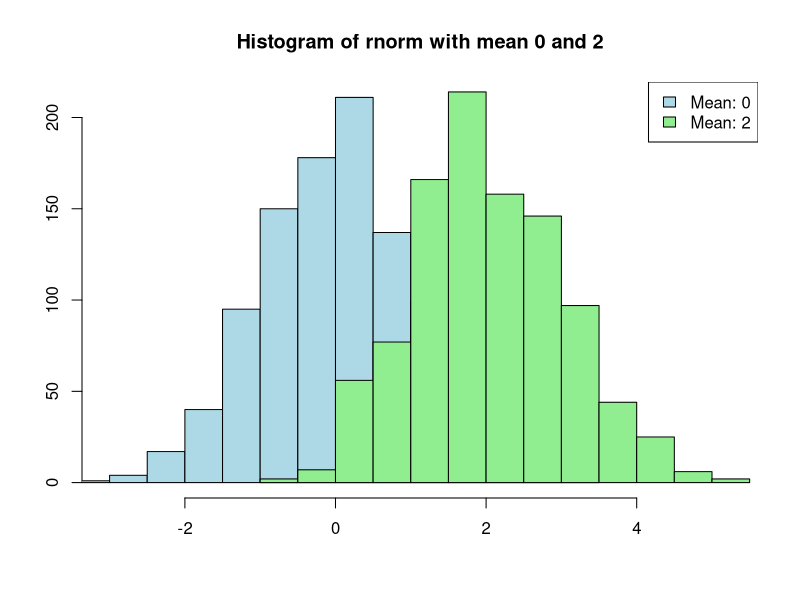
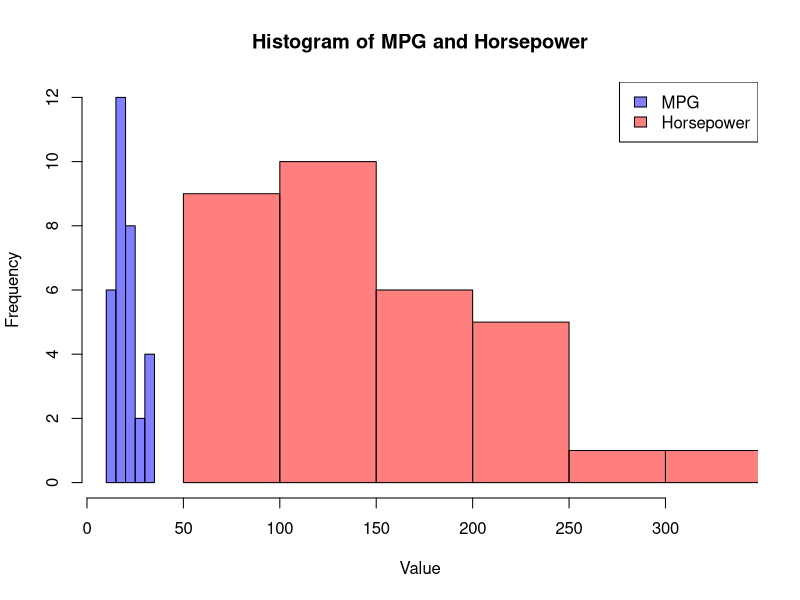
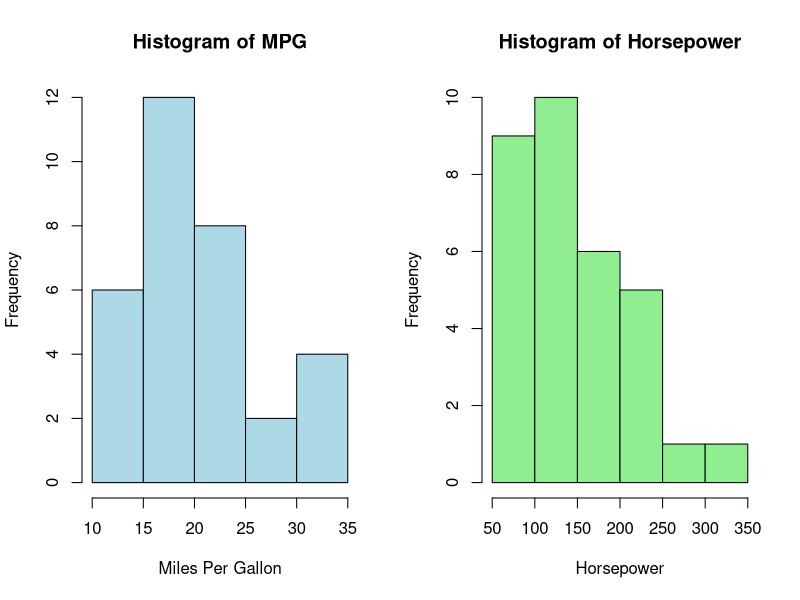

Recreate these plots in R, in order.
## ---- chunk 1
x1 <- rnorm(1000)
x2 <- rnorm(1000, mean = 2)
minx <- min(x1, x2)
maxx <- max(x1, x2)

# Create a basic dual-variable histogram
hist(x1, main="Histogram of rnorm with mean 0 and 2", xlab="", 
     ylab="", col="lightblue", xlim = c(minx, maxx))
hist(x2, xlab="", 
     ylab="", col="lightgreen", add=TRUE)
legend("topright", legend=c("Mean: 0", "Mean: 2"), fill=c("lightblue", "lightgreen"))
## ---- chunk 2
# Create a dual-variable histogram with transparency
minx <- min(mtcars$mpg, mtcars$hp)
maxx <- max(mtcars$mpg, mtcars$hp)
hist(
  mtcars$mpg, 
  main="Histogram of MPG and Horsepower", 
  xlab="Value",
  ylab="Frequency", 
  col=rgb(0, 0, 1, alpha=0.5), 
  xlim=c(minx, maxx))
hist(
  mtcars$hp, 
  col=rgb(1, 0, 0, alpha=0.5), 
  add=TRUE
  )
legend("topright", legend=c("MPG", "Horsepower"), fill=c(rgb(0, 0, 1, alpha=0.5), rgb(1, 0, 0, alpha=0.5)))
## ---- chunk 3
# Set up a side-by-side layout
par(mfrow=c(1, 2))

# Create side-by-side histograms
hist(mtcars$mpg, main="Histogram of MPG", xlab="Miles Per Gallon", 
     ylab="Frequency", col="lightblue", xlim=c(10, 35))
hist(mtcars$hp, main="Histogram of Horsepower", xlab="Horsepower", 
     ylab="Frequency", col="lightgreen")

par(mfrow=c(1,1))
